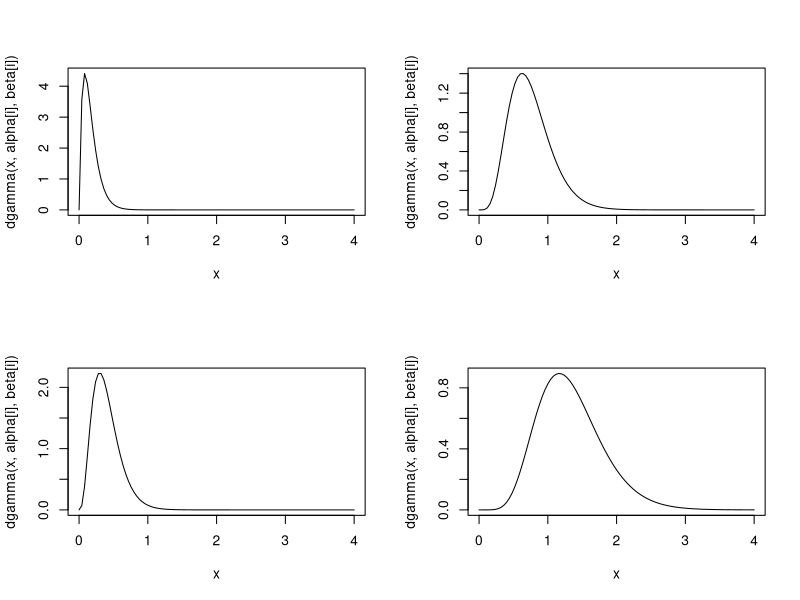
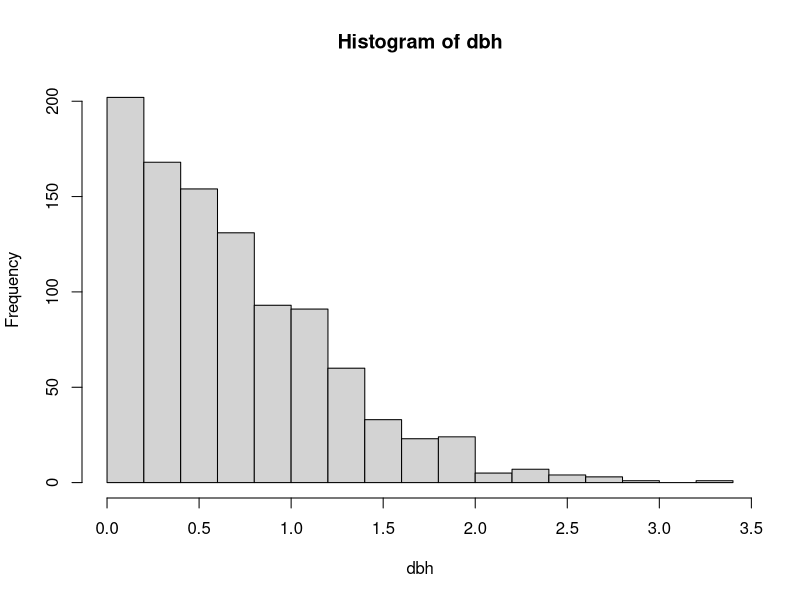
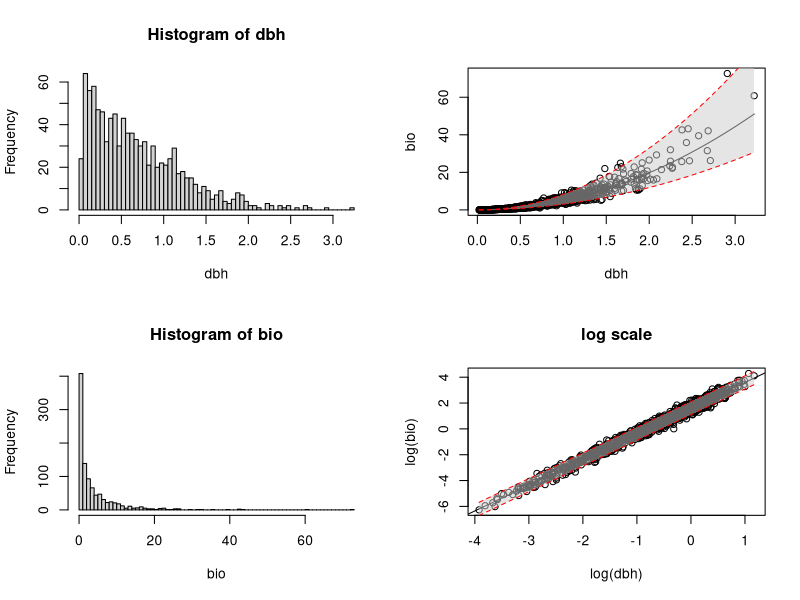
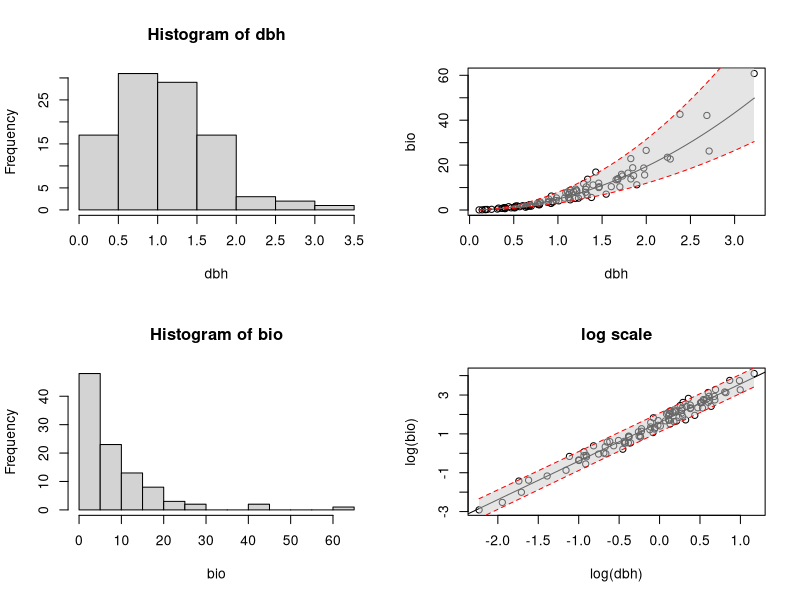
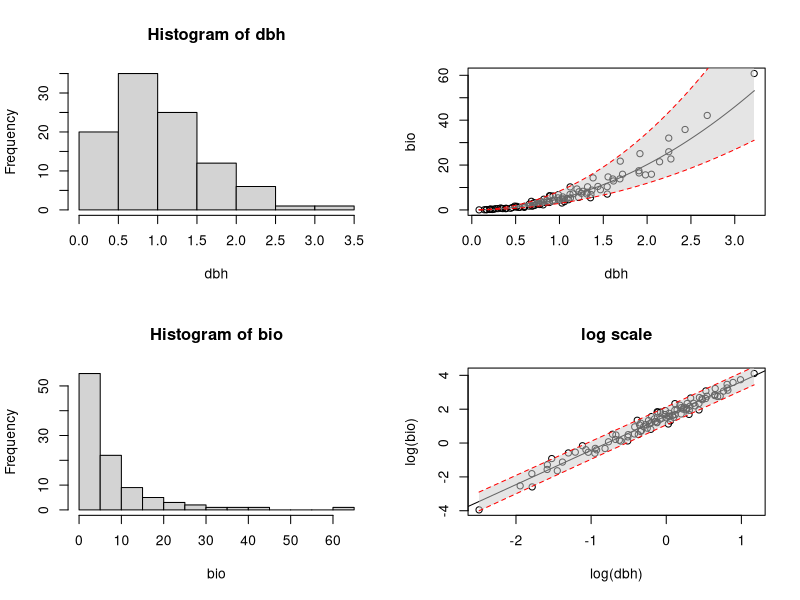
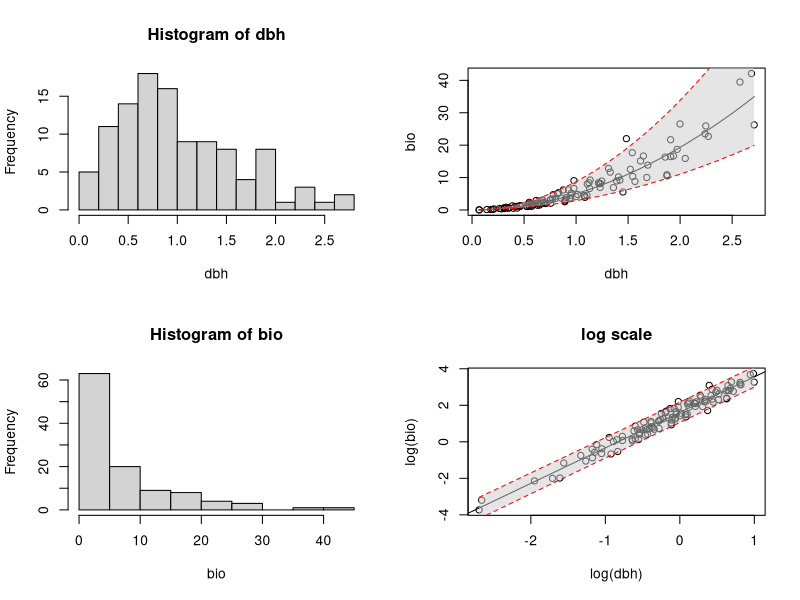
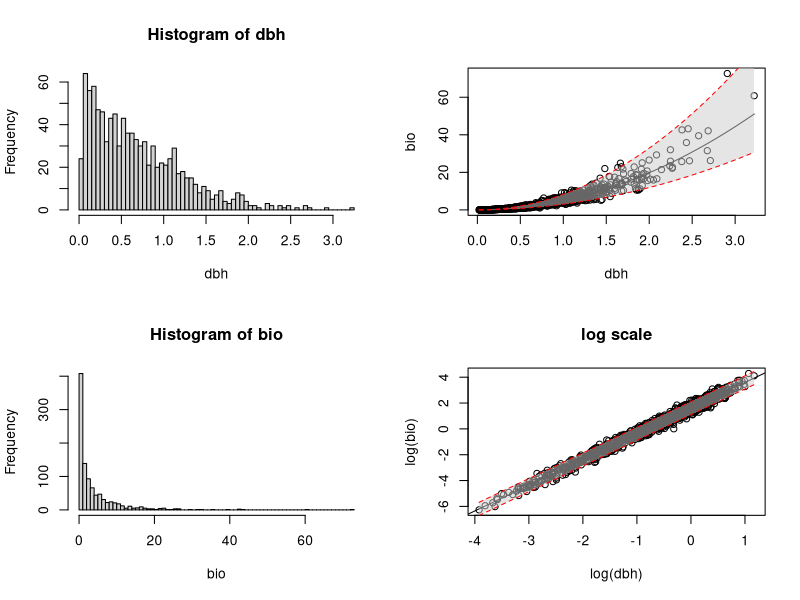
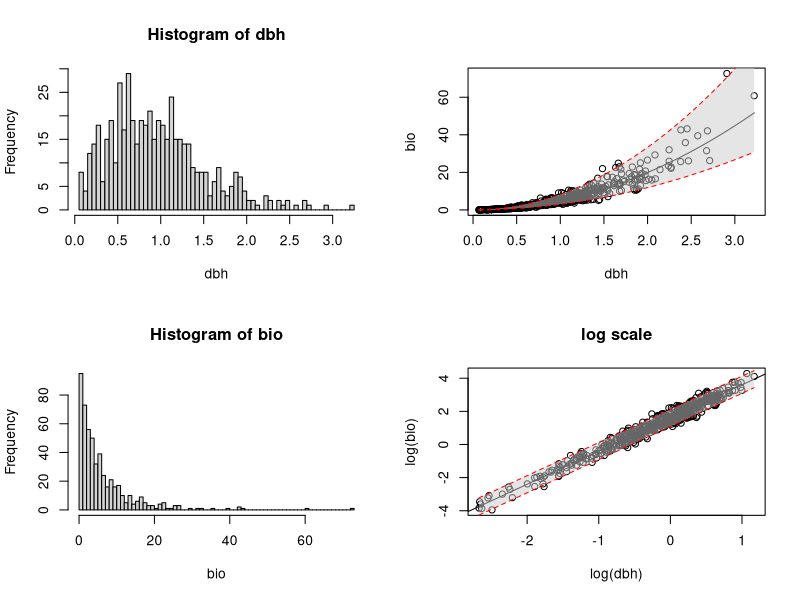

Write the R code that produced these figures, in order. (Note: a time limit stopped this script after it produced the figures.)
##
## Sequential PPS sampling design simulation
##

##
## libraries and functions
##

make.gamma.mixture <- function(N, alpha, beta){
	# makes a mixture of gamma distributions given alpha and beta vectors
	n <- length(alpha)
	samp <- sample(1:n, N, replace = TRUE)    
	dbh <- rgamma(N, alpha[samp], beta[samp])
}

make.sim.biomass <- function(dbh, b0, b1, s2){
	# make a power law distribution function with exponential random normal error and restricts values less than 0
	N <- length(dbh)
	bio <- b0 * dbh ^ b1 * exp(rnorm(N, 0, s2))
	bio[bio < 0] <- min(bio)
	if(length(bio[bio < 0]) == 0){
		return(bio)
	} else{
		return(bio)
		"some values of biomass were less than 0 so were set to min(bio)"
	}
}

make.model.plot <- function(dbh, bio, file = 'pathname'){ # plot model fits and save to file using file = 'pathname'
	if(file != 'pathname'){
		pdf(file = "fullModel")
	}
	N <- length(dbh)
	layout(matrix(1:4, nrow = 2))
	hist(dbh, breaks = floor(N / 10))
	hist(bio, breaks = floor(N / 10))
	# model
	model <- lm(log(bio) ~ log(dbh))
	newdbh <- seq(min(dbh), max(dbh), length.out = N)
	preds <- predict(model, newdata = data.frame(dbh = newdbh), interval = "predict")
	
	plot(bio ~ dbh)
	curve(exp(model$coeff[1]) * x^model$coeff[2], add = TRUE)
	polygon(c(rev(newdbh), newdbh), c(rev(exp(preds[, 3])), exp(preds[, 2])), col = adjustcolor('grey80', alpha.f=0.5), border = NA)
	lines(newdbh, exp(preds[ ,3]), lty = 'dashed', col = 'red')
	lines(newdbh, exp(preds[ ,2]), lty = 'dashed', col = 'red')
	
	plot(log(bio) ~ log(dbh), main = 'log scale')
	abline(model)
	polygon(c(rev(log(newdbh)), log(newdbh)), c(rev(preds[, 3]), preds[, 2]), col = adjustcolor('grey80', alpha.f=0.5), border = NA)
	lines(log(newdbh), preds[ ,3], lty = 'dashed', col = 'red')
	lines(log(newdbh), preds[ ,2], lty = 'dashed', col = 'red')
	if(file != 'pathname'){
		dev.off()
	}
}

make.pps.samp <- function(dbh, bio, n){ # sample dbh and bio using pps on dbh
	N <- length(dbh)
	p <- dbh / sum(dbh)
	samp <- sample(1:N, n, prob = p)
	prob <- p[samp]
	#dbh.pps.mn <- 1 / N * sum(1 / n * dbh[samp] / p[samp])
	dbh.pps <- dbh[samp]
	dbh.mn <- 1 / N * sum(dbh.pps / (n * prob))
	dbh.mn
	#delta.kl <- 1 - 
	#dbh.pps.var <- 
	#bio.pps.mn <- 1 / N * sum(1 / n * bio[samp] / p[samp])	
	bio.pps <- bio[samp]
	bio.mn <- 1 / N * sum(bio.pps / (n * prob))
	#bio.pps.var <- 
	list(dbh = dbh.pps, dbh.mn = dbh.mn, bio = bio.pps, bio.mn = bio.mn, p = p, samp = samp)
	#list(dbh.pps = dbh, dbh.mn = dbh.mn, dbh.var = dbh.var, bio = bio, bio.mn = bio.mn, bio.var = bio.var)
}

## add in a MSPE criteria
make.bias.pps.est <- function(iter, dbh, bio, n){ # estimate bias in regression coefficients from pps sampling
	out <- make.pps.samp(dbh, bio, n)
	model <- lm(log(out$bio) ~ log(out$dbh))
	model.wt <- lm(log(out$bio) ~ log(out$dbh), weights = out$p[out$samp])
	#list(coef = model$coef, coef.wt = model.wt$coef)
	c(summary(model)$coef[, 1], summary(model)$coef[, 2], summary(model.wt)$coef[, 1], summary(model.wt)$coef[, 2])
}

make.pi <- function(N){
	if(floor(N) < N){
		"N must be an integer"
	} else if(N < 2){
		"N must be greater than 2"
	} else if(N == 2){
		bias <- c(1 / 4, 0)
	} else {
		bias <- vector(length = N)
		for(j in 1:(N-1)){
			#bias[j] <- (factorial(N - 2) / factorial(N) * (sum(1:(N-1) * 1:(N-1) / (2:N))) + 1 /2) #* (N - j)
			#bias[j] <- (factorial(N - 2) / factorial(N) * (sum(1:(N-1) * 1:(N-1) / (2:N))) + 1 /2 - (N - 1) / N) * (N - j)
			bias[j] <- (1 / (N * (N - 1)) * (sum(1:(N-1) * 1:(N-1) / (2:N))) + 1 /2 - (N - 1) / N) * (N - j)
		}
		bias[N] <- 0
		return(bias)
	}
}

make.ecdf.samp <- function(dbh, bio, n){ # sample dbh and bio using pps on dbh
	N <- length(dbh)
	p <- 2 * n / N * ecdf(dbh)(dbh)
	samples <- rbinom(1:N, 1, p)
	samp <- which(samples == 1)
	prob <- p[samp]
	dbh.ecdf <- dbh[samp]
	dbh.mn <- 1 / N * sum(dbh.ecdf / prob)
	#delta.kl <- 1 - 
	#dbh.pps.var <- 
	#bio.pps.mn <- 1 / N * sum(1 / n * bio[samp] / p[samp])	
	bio.ecdf <- bio[samp]
	bio.mn <- 1 / N * sum(bio.ecdf / prob)
	#bio.pps.var <- 
	list(dbh = dbh.ecdf, dbh.mn = dbh.mn, bio = bio.ecdf, bio.mn = bio.mn, p = p, samp = samp)
	#list(dbh.pps = dbh, dbh.mn = dbh.mn, dbh.var = dbh.var, bio = bio, bio.mn = bio.mn, bio.var = bio.var)
}

## add in a MSPE criteria
make.bias.ecdf.est <- function(iter, dbh, bio, n){ # estimate bias in regression coefficients from pps sampling
	out <- make.pps.samp(dbh, bio, n)
	model <- lm(log(out$bio) ~ log(out$dbh))
	model.wt <- lm(log(out$bio) ~ log(out$dbh), weights = out$p[out$samp])
	#list(coef = model$coef, coef.wt = model.wt$coef)
	c(summary(model)$coef[, 1], summary(model)$coef[, 2], summary(model.wt)$coef[, 1], summary(model.wt)$coef[, 2])
}

make.design.samp <- function(dbh, bio, n){ # sample according to the proposed design
	N <- length(dbh)
	p <- vector(length = N)
	for(k in 1:N){
		x <- dbh[1:k]
		fn <- ecdf(x)
		p[k] <- fn(x)[k]
	}
	p <- p * 2 * n / N # potential sample size adjustment
	samp <- which(rbinom(N, 1, p) == 1)
	pi <- (make.pi(N) + 1:N/N)#[samples == 1]
	pi.samp <- pi[samp]
	dbh.design <- dbh[samp]
	dbh.mn <- 1 / N * sum(dbh.design / pi.samp)
	bio.design <- bio[samp]
	bio.mn <- 1 / N * sum(bio.design / pi.samp)
		list(dbh = dbh.design, dbh.mn = dbh.mn, bio = bio.design, bio.mn = bio.mn, p = pi, samp = samp)
}
## add in a MSPE criteria
make.bias.design.est <- function(iter, dbh, bio, n){ # estimate bias in regression coefficients from pps sampling
	out <- make.design.samp(dbh, bio, n)
	model <- lm(log(out$bio) ~ log(out$dbh))
	model.wt <- lm(log(out$bio) ~ log(out$dbh), weights = out$p[out$samp])
	#list(coef = model$coef, coef.wt = model.wt$coef)
	c(summary(model)$coef[, 1], summary(model)$coef[, 2], summary(model.wt)$coef[, 1], summary(model.wt)$coef[, 2])
}


##
## Simulate dbh
##

N <- 1000 # finite population size
n <- 100 # expected sample size

##
## Start with a population that is a mixture of Gamma Distributions
##

alpha <- c(2, 4, 6, 8) # gamma mixture parameter
beta <- c(12, 10, 8, 6) # gamma mixture parameter

dbh <- make.gamma.mixture(N, alpha, beta)

##
## Plot DBH
##

layout(matrix(1:4, 2, 2))
for(i in 1:4){ # plot the four distibutions to mix
	curve(dgamma(x, alpha[i], beta[i]), from = 0, to = 4)
}

par(mfrow = c(1, 1))
#pdf(file = 'dbh1.pdf')
hist(dbh, breaks = 20)
#dev.off()

## 
## True mean and variance for DBH
##

dbh.mn <- mean(dbh)
dbh.var <- var(dbh)

##
## Simulate Biomass
##

b0 <- 5
b1 <- 2
s2 <- 1/4

bio <- make.sim.biomass(dbh, b0, b1, s2)
bio.mn <- mean(bio)
bio.var <- var(bio)

##
## Plot Data
##

#make.model.plot(dbh, bio, file = "fullModel.pdf")
make.model.plot(dbh, bio)

##
## True PPS sampling design
##

out.pps <- make.pps.samp(dbh, bio, n)
dbh.mn - out.pps$dbh.mn
bio.mn - out.pps$bio.mn

##
## Plot relationship for PPS sample
##

make.model.plot(out.pps$dbh, out.pps$bio)

##
## Estimate Bias from pps sampling
##

bias.pps <- sapply(1:1000, make.bias.pps.est, dbh = dbh, bio = bio, n = 100)
rownames(bias.pps) <- c('EST intercept OLS', 'EST slope OLS', 'SE intercept OLS', 'SE slope OLS', 'EST intercept WLS', 'EST slope WLS', 'SE intercept WLS', 'SE slope WLS')
idx.mn <- c(1:2, 5:6)
idx.var <- c(3:4, 7:8)
apply(bias.pps[idx.mn,], 1, mean) - rep(c(log(b0), b1), 2) # seems to be unbiasedly estimating the regression parameters
## variance of the means - mean of the variances
apply(bias.pps[idx.mn, ], 1, var) - apply(bias.pps[idx.var, ], 1, mean) # variance of estimator vs estimated variance for regression parameters seems to be unbiased

##
## ecdf sampling design
##

out.ecdf <- make.ecdf.samp(dbh, bio, n)
dbh.mn - out.ecdf$dbh.mn
bio.mn - out.ecdf$bio.mn

##
## Plot relationship for ecdf sample
##

make.model.plot(out.ecdf$dbh, out.ecdf$bio)

##
## Estimate Bias from ecdf sampling
##

bias.ecdf <- sapply(1:1000, make.bias.ecdf.est, dbh = dbh, bio = bio, n = 100)
rownames(bias.ecdf) <- c('EST intercept OLS', 'EST slope OLS', 'SE intercept OLS', 'SE slope OLS', 'EST intercept WLS', 'EST slope WLS', 'SE intercept WLS', 'SE slope WLS')
idx.mn <- c(1:2, 5:6)
idx.var <- c(3:4, 7:8)
apply(bias.ecdf[idx.mn,], 1, mean) - rep(c(log(b0), b1), 2) # seems to be unbiasedly estimating the regression parameters
## variance of the means - mean of the variances
apply(bias.ecdf[idx.mn, ], 1, var) - apply(bias.ecdf[idx.var, ], 1, mean) # variance of estimator vs estimated variance for regression parameters seems to be unbiased

##
## Sequential PPS design
##

##
## Sample the first element (x1) with probability 1
## Sample the second element (x2) with probability 1 if x2 > x1
##                                                 1/2 if x2 <= x1  
##
## Sample the third element (x3) with probability 1 if x3 > x1 & x2
##                                                2/3 if x3 > x1 & x3 < x2 
##                                                2/3 if x3 > x2 & x3 < x1
##                                                1/3 if x3 < x1 & x2
##
## And so on
##

##
## Testing the behavior of the probability of being sampled pi_i for one population
##

out.design <- make.design.samp(dbh, bio, n)

make.model.plot(out.design$dbh, out.design$bio)
make.model.plot(dbh, bio)

bias.design <- sapply(1:100, make.bias.design.est, dbh = dbh, bio = bio, n = 100)
rownames(bias.design) <- c('EST intercept OLS', 'EST slope OLS', 'SE intercept OLS', 'SE slope OLS', 'EST intercept WLS', 'EST slope WLS', 'SE intercept WLS', 'SE slope WLS')
idx.mn <- c(1:2, 5:6)
idx.var <- c(3:4, 7:8)
apply(bias.design[idx.mn,], 1, mean) - rep(c(log(b0), b1), 2) # seems to be unbiasedly estimating the regression parameters
## variance of the means - mean of the variances
apply(bias.design[idx.mn, ], 1, var) - apply(bias.design[idx.var, ], 1, mean) # variance of estimator vs estimated variance for regression parameters - seems to be unbiased








##
## Older code...
##


make.design.samp <- function(dbh, bio, n){
	N <- length(dbh)
	p <- vector(length = N)
	for(k in 1:N){
		x <- dbh[1:k]
		fn <- ecdf(x)
		p[k] <- fn(x)[k]
	}
	#	p <- p * 2 * n / N # potential sample size adjustment
	samples <- rbinom(N, 1, p)
	dbh.design <- dbh[samples == 1]
	bio.design <- bio[samples == 1]
	list(dbh = dbh.design, bio = bio.design)
}

out.design <- make.design.samp(dbh, bio, n)

make.model.plot(out.design$dbh, out.design$bio)
make.model.plot(dbh, bio)

bias.design <- sapply(1:100, make.bias.design.est, dbh = dbh, bio = bio, n = 100)
rownames(bias.design) <- c('EST intercept OLS', 'EST slope OLS', 'SE intercept OLS', 'SE slope OLS', 'EST intercept WLS', 'EST slope WLS', 'SE intercept WLS', 'SE slope WLS')
idx.mn <- c(1:2, 5:6)
idx.var <- c(3:4, 7:8)
apply(bias.design[idx.mn,], 1, mean) - rep(c(log(b0), b1), 2) # seems to be unbiasedly estimating the regression parameters
apply(bias.design[idx.mn, ], 1, var) * dim(bias.design)[2] - apply(bias.design[idx.var, ], 1, mean) # variance of estimator vs estimated variance for regression parameters



##
## Older code...
##



iter <- 10000
est.mn.dbh <- vector(length = iter)
est.var.dbh <- vector(length = iter)
est.mn.bio <- vector(length = iter)
est.var.bio <- vector(length = iter)
bio.fit <- vector(mode = 'list', length = iter)
bio.fit.weight <- vector(mode = 'list', length = iter)
bio.fit.srs <- vector(mode = 'list', length = iter)
pi.save <- rep(0, length = N)
n.save <- vector(length = iter)
s2.core <- 1/8 # Sampling error from coring tree
coefs <- matrix(nrow = iter, ncol = 2)

for(i in 1:iter){
	if(i %% 100 == 0){
		cat(i, ' ')
	}
	p <- vector(length = N)
	samp.srs <- sample(1:N, n) #SRS sampling for comparison
	samp <- sample(1:N)
	dbh.samp <- dbh[samp]
	bio.samp <- bio[samp]
	for(k in 1:N){
		x <- dbh.samp[1:k]
		fn <- ecdf(x)
		p[k] <- fn(x)[k]
	}
#	p <- p * 2 * n / N #potential sample size adjustment
	samples <- rbinom(N, 1, p)
	dbh.pps <- dbh.samp[which(samples == 1)]
	error <- rnorm(N, 0, s2.core)
	bio.pps <- (bio.samp*exp(error))[which(samples == 1)] #exponential error due to measurement error sampling the cores, not sampling design
	
	n.save[i] <- sum(samples)
	probs <- p[which(samples == 1)]
	p[samp] <- p
	pi.save <- pi.save + 1 / iter * p
	est.mn.dbh[i] <- 1 / N * sum(dbh.pps / probs) # check these
	est.var.dbh[i] <- (1 / N) * var(dbh.pps / probs)
	est.mn.bio[i] <- 1 / N * sum(bio.pps / probs) # check these
	est.var.bio[i] <- (1 / N) * var(bio.pps / probs)
	model.pps <- lm(log(bio.pps) ~ log(dbh.pps))
	coefs[i, ] <- model.pps$coef
	bio.fit[[i]] <- exp(model.pps$coef[1]) * dbh^model.pps$coef[2]  
	model.srs <- lm(log((bio*exp(error))[samp.srs]) ~ log(dbh[samp.srs]))
	bio.fit.srs[[i]] <- exp(model.srs$coef[1]) * dbh^model.srs$coef[2]  
	model.pps.weight <- lm(log(bio.pps) ~ log(dbh.pps), weights = 1 / fn(dbh.pps))
	bio.fit.weight[[i]] <- exp(model.pps.weight$coef[1]) * dbh^model.pps.weight$coef[2]  
}

#load("pps.test.RData")

apply(coefs, 2, mean) ## Looks pretty unbiased to me
c(log(a), b) 


mean(est.mn.dbh)
var(est.mn.dbh)
mean(est.var.dbh)
mean(dbh)
var(dbh) / N^2
mean(n.save)


## Plots suggest CLT behavior
layout(matrix(c(1:4), nrow = 2))
hist(est.mn.dbh, freq = FALSE, breaks = 20)
curve(dnorm(x, mean(est.mn.dbh), sqrt(N*mean(est.var.dbh))), add = TRUE)  
## Density function for dbh
#curve((1/4 * dbeta(x, alpha[1], beta[1]) + 1/4 * dbeta(x, alpha[2], beta[2]) + 1/4 * dbeta(x, alpha[3], beta[3]) + 1/4 * dbeta(x, alpha[4], beta[4])), ylab = "")  
hist(est.mn.bio, freq = FALSE, breaks = 20)
curve(dnorm(x, mean(est.mn.bio), sqrt(N*var(est.var.bio))), add = TRUE)
hist(n.save) # mean is about 1/2 number of trees N for this distribution
cdffn <- ecdf(dbh)
#hist(pi.save - 2 * n / N * cdffn(dbh) - 1/N, breaks = 20) # Not the same as pps sampling # controlling sample size
#mean(pi.save - 2 * n / N * cdffn(dbh)- 1/N) # controlling sample size

hist(pi.save - cdffn(dbh)); abline(v = 0, lwd = 8)
mean(pi.save - cdffn(dbh))
MSPE.srs <- vector(length = iter)
MSPE.pps <- vector(length = iter)
MSPE.pps.weight <- vector(length = iter)
for(i in 1:iter){
	MSPE.srs[i] <- mean((bio.fit.srs[[i]] - bio)^2)
	MSPE.pps[i] <- mean((bio.fit[[i]] - bio)^2)
	MSPE.pps.weight[i] <- mean((bio.fit.weight[[i]] - bio)^2)
}

mean(MSPE.srs)
mean(MSPE.pps)
mean(MSPE.pps.weight)


##
##
##


##
## Informative sampling test idea
##
model.no.informative <- lm(log(bio.pps) ~ log(dbh.pps))
model.informative <- lm(log(bio.pps) ~ log(dbh.pps) + 1 / fn(dbh.pps) + log(dbh.pps) * 1 / fn(dbh.pps))
anova(model.no.informative, model.informative)




#save.image(file = "pps.test.RData")

hist(pi.save - 2 * n / N * cdffn(dbh), freq = FALSE)
lines(density(pi.save - 2 * n / N * cdffn(dbh)))
